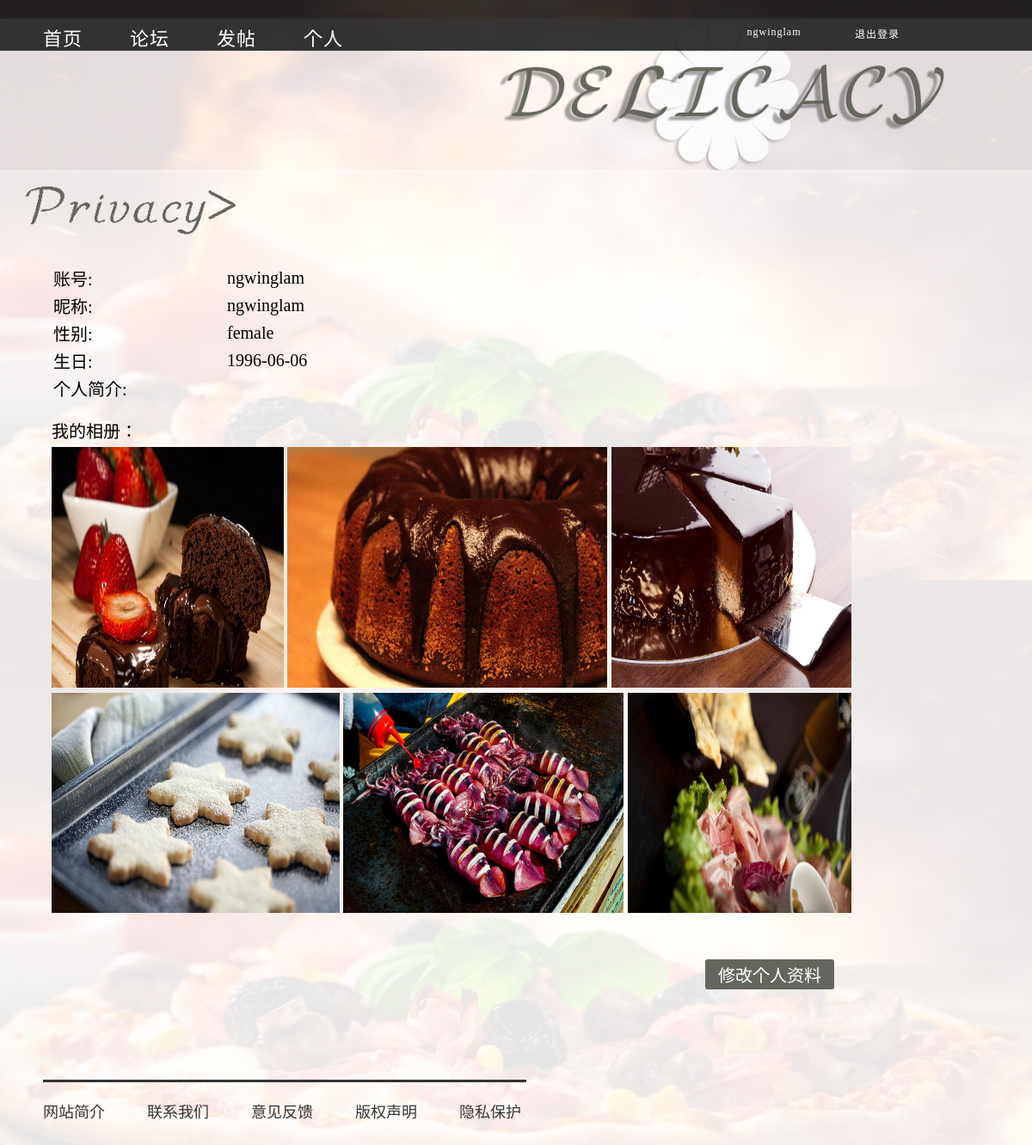
/privacy.php (signed in), run on the app's committed database.
### tables this page shows
CREATE TABLE IF NOT EXISTS `users` (
  `num` varchar(20) NOT NULL,
  `name` varchar(20) DEFAULT 'user',
  `password` varchar(10) NOT NULL,
  `gender` varchar(10) DEFAULT NULL,
  `birthday` date DEFAULT '0000-00-00',
  `introduction` varchar(100) DEFAULT NULL,
  PRIMARY KEY (`num`)
);

### privacy.php (the view, shortened to what this page needs)
<?php
	if(!isset($_SESSION["num"])) echo "<script>alert(\"Please login!\");location.href=\"login.php\";</script>";
	else{
?>
<!DOCTYPE html PUBLIC "-//W3C//DTD XHTML 1.0 Transitional//EN" "http://www.w3.org/TR/xhtml1/DTD/xhtml1-transitional.dtd">
<html xmlns="http://www.w3.org/1999/xhtml">
<head>
<link type="text/css" rel="stylesheet" href="css/privacy.css">
</head>
<body background="images/privacy_bg.jpg">
<?php
    	require_once "./common/config.php";
		$num=$_SESSION["num"];
		$query="select * from users where num=\"$num\"";
		$result=mysql_query($query);
		$gender=mysql_result($result,0,"gender");
		$birthday=mysql_result($result,0,"birthday");
		$introduction=mysql_result($result,0,"introduction");
	?>
<div class="header">
  <div class="header_wrapper">
    <div class="g_container">
      <ul class='nav'>
        <li><a href="index.php">首页</a></li>
        <li><a href="forum.php">论坛</a></li>
        <li><a href="post.php">发帖</a></li>
        <li><a id="active" href="privacy.php">个人</a></li>
      </ul>
      <div class="log_res">
        <?php
     	include("./common/users.php");
	 ?>
      </div>
    </div>
  </div>
</div>
<br class="clearfloat" />
<div class="mainContent">
  <div class="content">
    <FORM METHOD=POST ACTION="">
      <table>
        <tr>
          <td>账号:</td>
          <td><?php echo $num; ?></td>
        </tr>
        <BR>
        <p>
        <tr>
          <td class="td1">昵称:</td>
          <td><?php echo $name; ?></td>
        </tr>
        <BR>
        <p>
        <tr>
          <td class="td1">性别:</td>
          <td><?php echo $gender; ?></td>
        </tr>
        <p>
        <tr>
          <td class="td1">生日:</td>
          <td><?php echo $birthday; ?></td>
        </tr>
        <p>
        <tr>
          <td class="td1">个人简介:</td>
          <td><?php echo $introduction; ?></td>
        </tr>
      </table>
      <BR>
      <div class="gallery">
      <p> 我的相册：
      <div class="banner">
        <ul class="line-1">
          <li class="pic_1"><img src="images/6.jpg" alt="" /></li>
          <li class="pic_2"><img src="images/7.jpg" alt="" /></li>
          <li class="pic_3"><img src="images/8.jpg" alt="" /></li>
        </ul>
        <ul class="line-2">
          <li class="pic-4"><img src="images/9.jpg" alt="" /></li>
          <li class="pic-5"><img src="images/11.jpg" alt="" /></li>
          <li class="pic-6"><img src="images/12.jpg" alt="" /></li>
        </ul>
      </div>
      </div>
      <br>
      <br>
      <br>
      <INPUT class="change" TYPE="button" onclick="location.href='revision.php'"   value="修改个人资料" >
    </FORM>
    <br>
  </div>
</div>
<br class="clearfloat" />
<div class="footer">
  <div class="g_container">
    <div class="f_line"> </div>
    <ul>
      <li><a href="#">网站简介</a></li>
      <li><a href="#">联系我们</a></li>
      <li><a href="#">意见反馈</a></li>
      <li><a href="#">版权声明</a></li>
      <li><a href="#">隐私保护</a></li>
    </ul>
  </div>
</div>
</body>
</html>
<?php
	}
?>

### common/users.php (shortened to what this page needs)
<!DOCTYPE html PUBLIC "-//W3C//DTD XHTML 1.0 Transitional//EN" "http://www.w3.org/TR/xhtml1/DTD/xhtml1-transitional.dtd">
<html xmlns="http://www.w3.org/1999/xhtml">
<head>
</head>
<body>
		<?php
			if(isset($_SESSION["num"])){
				require "./common/config.php";
				$num=$_SESSION["num"];
				if(@$_SESSION["type"]=="admin") $query="select * from administrators where num=\"$num\"";
				else $query="select * from users where num=\"$num\"";
				$result=mysql_query($query);
				$name=mysql_result($result,0,"name");
				echo "<a href=\"./common/logout.php\">退出登录</a>";
				if(@$_SESSION["type"]=="admin") echo "<a href=\"admin_personal.php\">".$name."</a>";
				else echo "<a href=\"privacy.php\">".$name."</a>";
			}
			else{
				echo "<a href=\"register.php\">注册</a>";
				echo "<a href=\"login.php\">登录</a>";
			}
		?>
</body>
</html>

### css/privacy.css (style rules this page uses)
* { margin: 0; padding: 0; }
html, body, ul, li, div, span, a, h1, h2, h3, h4, h5, h6, input, label, img, p { padding: 0; margin: 0; }
a { text-decoration: none; }
ul, li { list-style: none; }
.g_container { width: 1100px; margin: 0 auto; }
body { width: 100%; height: 100%; background:#fff url(file:///D|/Program%20Files%20(x86)/USBWebserver%20v8.5/8.5/root/Delicacy/image/privacy_bg.jpg) no-repeat left top; background-size: 100%; }
.header { height: 70px; }
.header_wrapper { width: 100%; position: fixed; z-index: 999; background-color: rgba(32,32,32,0.9); }
.nav { float: left; width: 500px; height: 100%; margin-top: 27px; }
.nav li { float: left; display: inline-block; margin-right: 55px; letter-spacing: 1px; }
.nav li a { color: #ffffff; font-size: 22px; }
.log_res { float:left; width:500px; height:100%; margin-top:30px; margin-left:50px; }
.log_res a { float:right; display: block; width: 80px; height: 18px; text-align: center; font-size: 12px; text-decoration: none; color: #fff; margin-right:40px; display:inline-block; letter-spacing:1px; }
.footer { width: 100%; margin-top: 100px; }
.f_line { width: 562px; border-bottom: 3px solid rgba(32,32,32,0.9); }
.footer ul { margin-top: 20px; padding-bottom: 70px; }
.footer ul li { float: left; }
.footer ul li a { display: inline-block; font-size: 18px; color: rgba(32,32,32,0.9); margin-right: 49px; }
.content { margin-top:200px; margin-left:30px; width: 960px; overflow: hidden; }
table { width:800px; margin-left:30px; font-size:20px; }
tr { height:30px; }
.td1 { width:200px; }
.gallery { margin-left:30px; font-size:20px; }
.banner { width:100%; margin-top: 5px; }
.banner .line-1 { height: 280px; width:100%; margin:0 auto; margin-bottom: 6px; }
.banner .line-2 { width:100%; height: 256px; margin:0 auto; }
.banner .line-1 li,.banner .line-2 li { float: left; }
.banner img { cursor:pointer; -webkit-transition:all 0.8s ease-in 0.1s; -moz-transition:all 0.8s ease-in 0.1s; -ms-transition:all 0.8s ease-in 0.1s; transition:all 0.8s ease-in 0.1s; }
.banner .line-1 img { height: 280px; width:100%; }
.banner .line-2 img { height: 256px; width:100%; }
.line-1 .pic_1 { width:29%; margin-right: 0.5%; }
.line-1 .pic_2 { width:40%; margin-right: 0.5%; }
.line-1 .pic_3 { width:30%; }
.line-2 .pic-4 { width:36%; margin-right: 0.5%; }
.line-2 .pic-5 { width:35%; margin-right: 0.5%; }
.line-2 .pic-6 { width:28%; }
.change { width:150px; height:35px; margin-right:20px; margin-bottom:5px; border-radius:3px; float:right; border:none; background-color:#65675E; color:#ffffff; font-size:20px; }

### data on the page
users: name "ngwinglam", gender "female", birthday "1996-06-06"

### other printed values
$num "ngwinglam"
